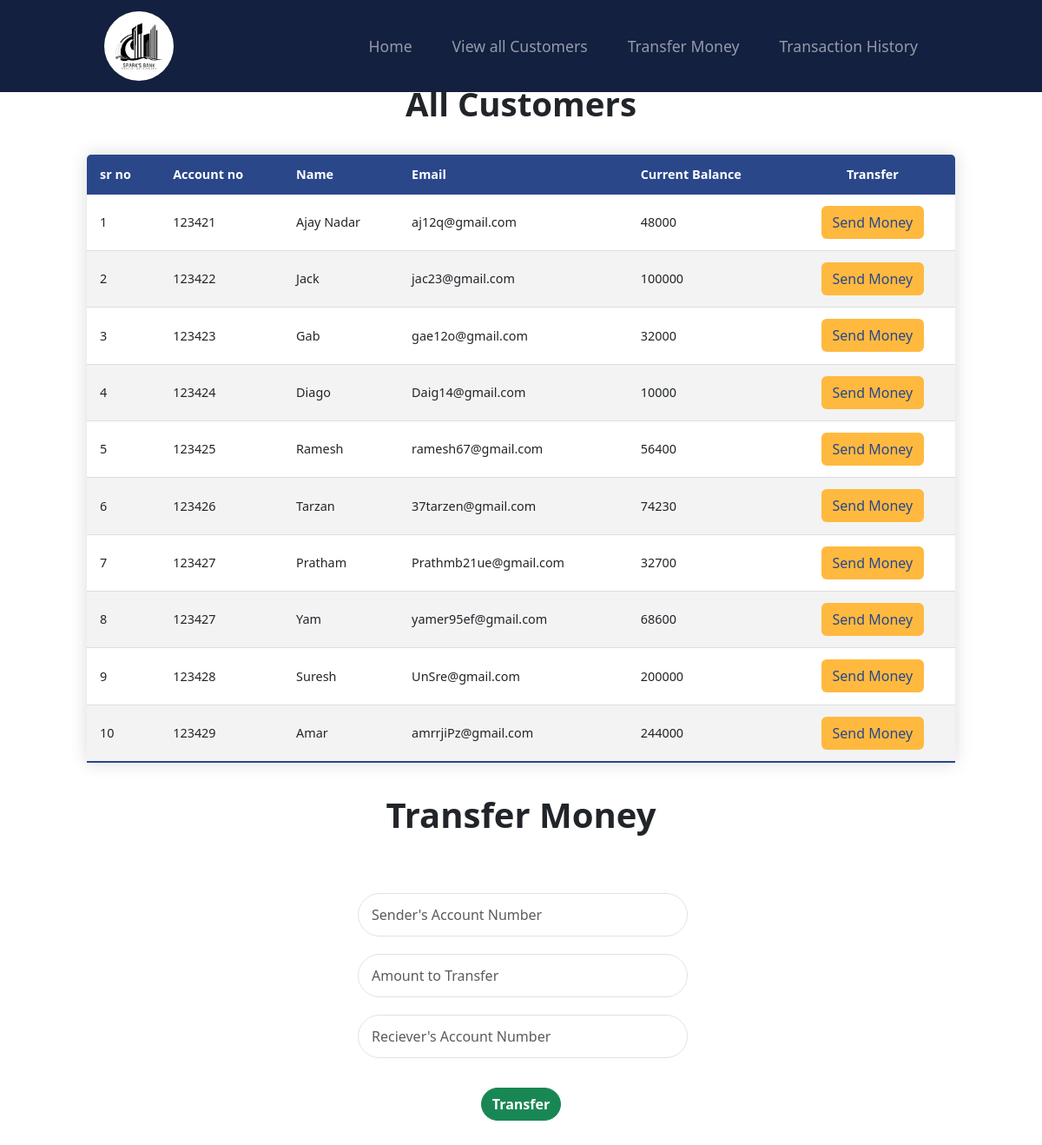
The page /send-money.php on the database its author committed.
### tables this page shows
CREATE TABLE `customer` (
  `sr_no` int(255) NOT NULL,
  `account_no` int(255) NOT NULL,
  `name` text NOT NULL,
  `email` varchar(255) NOT NULL,
  `current_balance` int(255) NOT NULL
);

### all-customer.php (the view, shortened to what this page needs)
<?php
require_once('config/db.php');
$query="select * from customer";
$result=mysqli_query($con,$query);
?>
<!DOCTYPE html>
<html lang="en">
<head>
    <link href="https://cdn.jsdelivr.net/npm/bootstrap@5.3.0-alpha3/dist/css/bootstrap.min.css" rel="stylesheet">
</head>
<body>
<section>
    <nav class="navbar navbar-expand-lg fixed-top" style="background-color: #13203f;" data-bs-theme="dark">
            <div class="container-fluid">
              <a class="navbar-brand" href="index.php"><img src="./images/SB.png"></a>
              <div class="collapse navbar-collapse" id="navbarNav">
                <ul class="navbar-nav ms-auto">
                  <li class="nav-item">
                    <a class="nav-link lia" aria-current="page" href="index.php">Home</a>
                  </li>
                  <li class="nav-item">
                    <a class="nav-link lia" href="all-customer.php">View all Customers</a>
                  </li>
                  <li class="nav-item">
                    <a class="nav-link lia" href="send-money.php">Transfer Money</a>
                  </li>
                  <li class="nav-item">
                    <a class="nav-link lia" href="transaction-history.php">Transaction History</a>
                  </li>
                </ul>
              </div>
            </div>
          </nav>
  </section>
  <h1 class="title">All Customers</h1>
    <div class="rtab">
        <table class="content-table">
        <thead>
        <tr>
            <th>sr no</th>
            <th>Account no</th>
            <th>Name</th>
            <th>Email</th>
            <th>Current Balance</th>
            <th style="text-align: center;">Transfer</th>
        </tr>
        </thead>
        <?php
echo "<tbody>";
        while($row = mysqli_fetch_assoc($result)){
        echo    '
            <tr>
              <td>'.$row['sr_no'].'</td>
              <td>'.$row['account_no'].'</td>
              <td>'.$row['name'].'</td>
              <td>'.$row['email'].'</td>
              <td>'.$row['current_balance'].'</td>
              <td style="text-align: center;">
              <a href="send-money.php?accountn='.$row['account_no'].'"
              <button type="button" class="btn btn-pri">Send Money</button>
              </a>
              </td>
            </tr>';
    }
    echo "</tbody>";
?>
    </table>
    </div>
</body>
</html>

### send-money.php (shortened to what this page needs)
<?include 'all-customer.php';?>
<!doctype html>
<html lang="en">
<head>
    <link href="https://cdn.jsdelivr.net/npm/bootstrap@5.3.0-alpha3/dist/css/bootstrap.min.css" rel="stylesheet">
    <link rel="stylesheet" href="https://cdnjs.cloudflare.com/ajax/libs/font-awesome/5.15.3/css/all.min.css"
 />
</head>
<body style="padding-top:8%;">
    <section>
        <nav class="navbar navbar-expand-lg fixed-top" style="background-color: #13203f;" data-bs-theme="dark">
                <div class="container-fluid">
                  <a class="navbar-brand" href="index.php"><img src="./images/SB.png"></a>
                  <div class="collapse navbar-collapse" id="navbarNav">
                    <ul class="navbar-nav ms-auto">
                      <li class="nav-item">
                        <a class="nav-link lia" aria-current="page" href="index.php">Home</a>
                      </li>
                      <li class="nav-item">
                        <a class="nav-link lia" href="all-customer.php">View all Customers</a>
                      </li>
                      <li class="nav-item">
                        <a class="nav-link lia" href="send-money.php">Transfer Money</a>
                      </li>
                      <li class="nav-item">
                        <a class="nav-link lia" href="transaction-history.php">Transaction History</a>
                      </li>
                    </ul>
                  </div>
                </div>
              </nav>
            </section>
        <div class="container container-1" style="margin-top:2%;">
            <div>
                <h1 style="text-align: center; font-weight: 600">Transfer Money</h1>
            </div>
            <br><br>
            <div class="" style=" backdrop-filter: blur(5px);  border-radius:5px;  ">
                <form action="send-money.php" method="post">
                    <table>
                        <tr>
                            <td><input type="text" class="formin form-control" name="accno1" id=""
                                    placeholder="Sender's Account Number"
                                    value="<?php if(isset($_GET['accountn'])){echo $_GET['accountn'];} ?>"></td>
                        <tr>
                        <tr>
                            <td><input type="number" class="formin form-control" name="amount" id=""
                                    placeholder="Amount to Transfer"></td>
                        </tr>
                        <tr>
                            <td><input type="text" class="formin form-control" name="accno2" id=""
                                    placeholder="Reciever's Account Number"></td>
                        </tr>
                    </table>
                    <br><input class="btn mybtn btn-success" type="submit" value="Transfer"><br><br>
                </form>
            </div>
        </div>
</body>
</html>

### all-customer.php (style rules this page uses)
* { padding: 0; margin: 0; box-sizing: border-box; }
body { padding-top: 150px; }
h1 { text-align: center; }
.ms-auto { margin-left: auto !important; }
section .container-fluid { padding: 0% 10% 0% !important; }
.navbar-brand img { width: 80px; border-radius: 50px; }
.content-table { border-collapse: collapse; margin: 25px 0; font-size: 0.9em; min-width: 1000px; min-height:700px; border-radius: 5px 5px 0 0; overflow: hidden; box-shadow: 0 0 20px rgba(0, 0, 0, 0.15); margin-left: auto; margin-right: auto; margin-block: 3%; }
.content-table thead tr { background-color: #2a478a; color: #ffffff; text-align: left; font-weight: bold; }
.content-table th, .content-table td { padding: 12px 15px; }
.content-table tbody tr { border-bottom: 1px solid #dddddd; }
.content-table tbody tr:nth-of-type(even) { background-color: #f3f3f3; }
.content-table tbody tr:last-of-type { border-bottom: 2px solid #2a478a; }
.btn-pri { background-color: #ffb93f !important; color: #2a478a !important; border: 1px solid black; }
.title { font-size: 2.4rem; font-weight: 800; }
.lia { font-size: 1.1rem !important; }
ul li { padding: 0 15px; }

### send-money.php (style rules this page uses)
.formin { border-radius: 30px; width: 380px; height: 50px; padding: 5px 5px 5px 15px; }
.mybtn { margin-bottom: 10px; border-radius: 30px; font-weight: bold; }
td { padding-top: 10px; padding-bottom: 10px; }
* { padding: 0; margin: 0; box-sizing: border-box; }
body { padding-top: 150px; }
h1 { text-align: center; }
.ms-auto { margin-left: auto !important; }
section .container-fluid { padding: 0% 10% 0% !important; }
.navbar-brand img { width: 80px; border-radius: 50px; }
.container-1 { text-align: center; max-width: 400px; margin: auto; }
.lia { font-size: 1.1rem !important; }
ul li { padding: 0 15px; }

### rows shown on the page
customer: sr_no "1", account_no "123421", name "Ajay Nadar", email "aj12q@gmail.com", current_balance "48000"
customer: sr_no "2", account_no "123422", name "Jack", email "jac23@gmail.com", current_balance "100000"
customer: sr_no "3", account_no "123423", name "Gab", email "gae12o@gmail.com", current_balance "32000"
customer: sr_no "4", account_no "123424", name "Diago", email "Daig14@gmail.com", current_balance "10000"
customer: sr_no "5", account_no "123425", name "Ramesh", email "ramesh67@gmail.com", current_balance "56400"
customer: sr_no "6", account_no "123426", name "Tarzan", email "37tarzen@gmail.com", current_balance "74230"
customer: sr_no "7", account_no "123427", name "Pratham", email "Prathmb21ue@gmail.com", current_balance "32700"
customer: sr_no "8", account_no "123427", name "Yam", email "yamer95ef@gmail.com", current_balance "68600"
customer: sr_no "9", account_no "123428", name "Suresh", email "UnSre@gmail.com", current_balance "200000"
customer: sr_no "10", account_no "123429", name "Amar", email "amrrjiPz@gmail.com", current_balance "244000"
